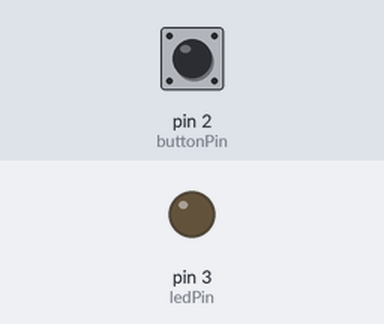
The sketch below on a simulated Arduino Uno, built with avr-gcc and run on an emulated ATmega328P. On the bench: output pins drawn as LEDs (lit = HIGH). Inputs (shaded band) come from the test bench; at power-on: pin 2 (buttonPin) LOW.

Above: at 1.2 s.
1.3 s: pin 2 (buttonPin) pulled HIGH for 0.15 s
At 1.37 s:
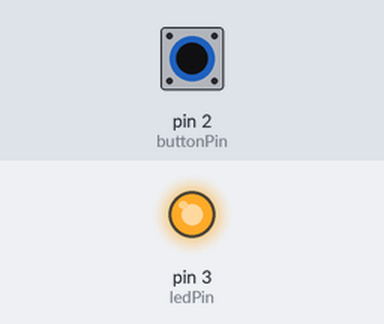
2.9 s: pin 2 (buttonPin) pulled HIGH for 3.2 s
At 7.3 s:
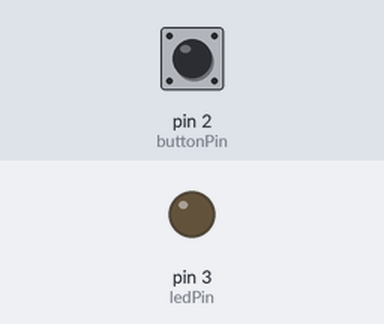
Timing chart, 0 to 8.8 s (numbered marks = the images above; inputs shaded):
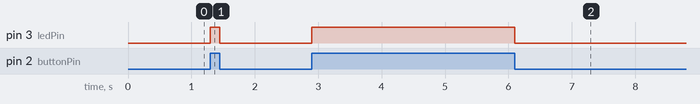

The sketch:

buttonLEDTest.ino
```cpp
int ledPin = 3;
int buttonPin = 2;

void setup() {
  // put your setup code here, to run once:
  pinMode(ledPin, OUTPUT);
  pinMode(buttonPin, INPUT);
}

void loop() {
  // put your main code here, to run repeatedly:
  int buttonState = digitalRead(buttonPin);
  if (buttonState == HIGH) {
    digitalWrite(ledPin, HIGH);
    }
  else {
    digitalWrite(ledPin, LOW);
  }

}
```

Measured:
- after the input at 1.3 s, pin 3 (ledPin): LOW → HIGH at once, → LOW 0.15 s later
- after the input at 2.9 s, pin 3 (ledPin): LOW → HIGH at once, → LOW 3.2 s later
